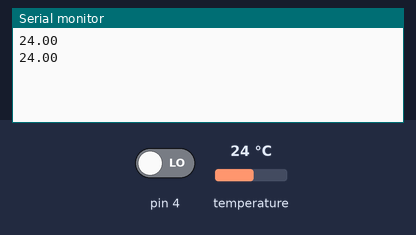
Bench run of a sketch on a simulated Arduino Uno, built with avr-gcc and run on an emulated ATmega328P. On the bench: the last lines printed to the serial monitor. The inputs (shaded band) are chosen by the test bench; at power-on: temperature 24 °C, pin 4 LOW.

Above: at 2.4 s.
2.5 s: temperature set to 12 °C
At 3.2 s:
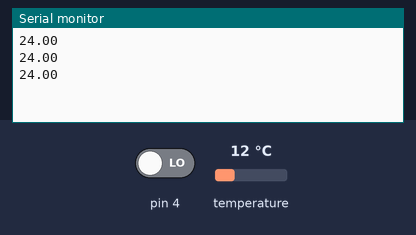
4.0 s: temperature set to 19 °C
At 4.9 s:
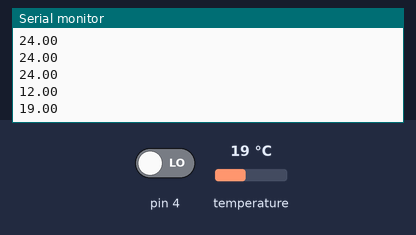
Timing chart, 0 to 7.0 s (numbered marks = the images above; inputs shaded):
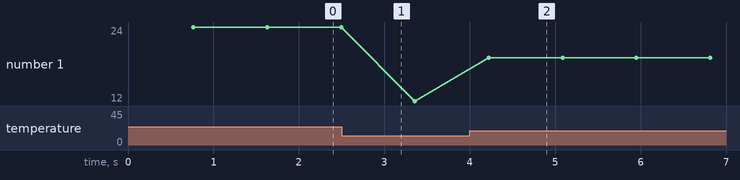

Measured:
- after the input at 4.0 s, the serial monitor: prints a new line after 0.22 s (image 2)
- plotted number 1: 24 → 12 after the input at 2.5 s, 12 → 19 after the input at 4.0 s

The sketch:

chuankouwendu.ino
```cpp
#include <DallasTemperature.h>
#include <OneWire.h>
// 定义DS18B20数据口连接arduino的2号IO上
#define ONE_WIRE_BUS 2
// 初始连接在单总线上的单总线设备
OneWire oneWire(ONE_WIRE_BUS);
DallasTemperature sensors(&oneWire);
int temp;
void setup() {
    Serial.begin(9600);
   pinMode(2, INPUT);
   pinMode(4,INPUT);
}

void loop() {
  sensors.requestTemperatures(); // 发送命令获取温度
  Serial.println(sensors.getTempCByIndex(0));
  delay(100);
  //Serial.end();
  int n = digitalRead(4);
  if(n==HIGH)
  {
       sensors.requestTemperatures(); // 发送命令获取温度
       Serial.println(sensors.getTempCByIndex(0));
       delay(2000);
  }
}
```
